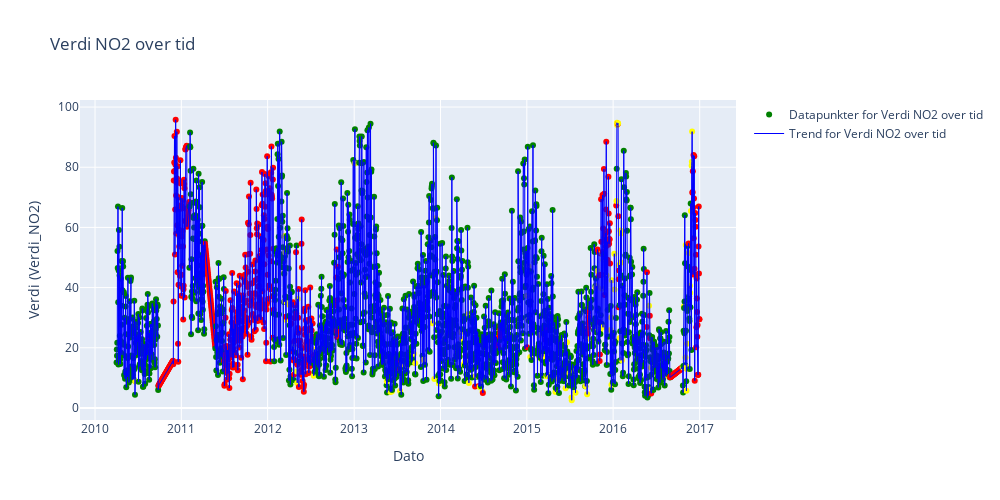
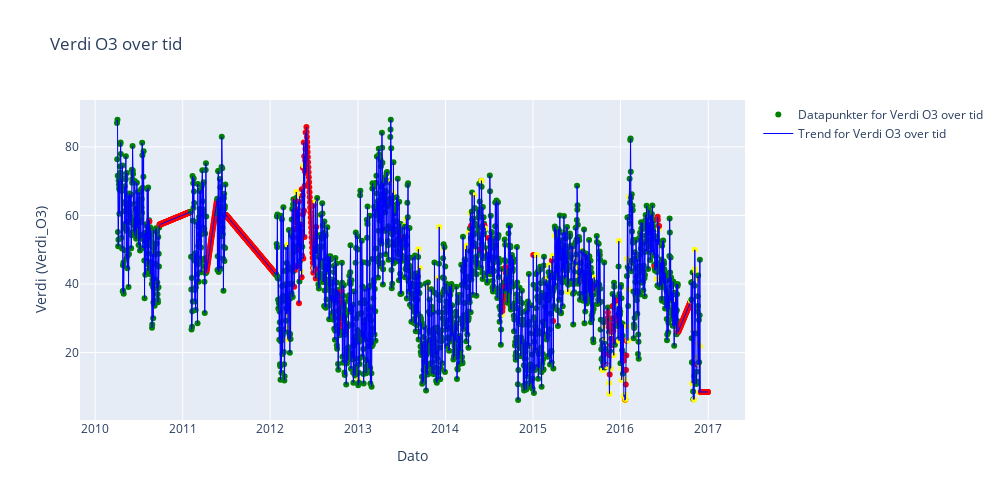
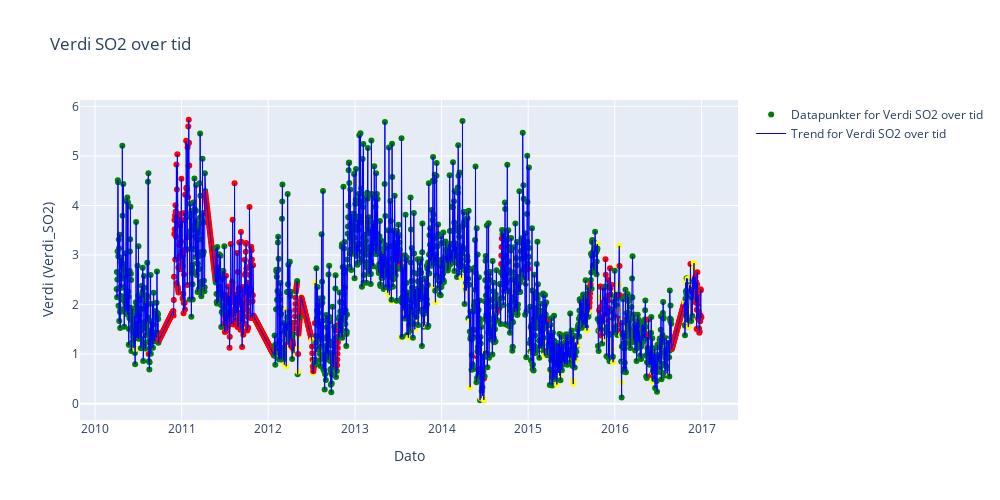

Notebook cell for these charts, in order:
### Markdown cell above
# Visualisering av luftkvalitetsmålinger og datakvalitet (Nilu API)

### Code cell
import json
import sys
import pandas as pd

# Lese JSON-filen
with open("../data/clean_data/niluAPI_clean_data.json", "r", encoding="utf-8") as file:
    data = json.load(file)

df = pd.DataFrame(data)

verdi_kolonne = ['Verdi_NO2', 'Verdi_O3', 'Verdi_SO2']
dekningsgrad_kolonner = ['Dekningsgrad_NO2', 'Dekningsgrad_O3', 'Dekningsgrad_SO2']
tittel = ['Verdi NO2 over tid', 'Verdi O3 over tid', 'Verdi SO2 over tid']


sys.path.insert(0, '../src/')
from frostAPI.data_frostAPI import vis_luftdata
vis_luftdata(df, verdi_kolonne, dekningsgrad_kolonner, tittel, tidskolonne="Dato")

### Figure 1 — Plotly figure (JSON) as saved in the notebook; plotly's stock layout.template omitted (floating-point values rounded to 4 significant figures; data arrays with more than 128 entries replaced by an {"elided": "..."} marker saying what was removed)
{"data": [{"marker": {"color": {"elided": "2466 str values"}, "size": 6}, "mode": "markers", "name": "Datapunkter for Verdi NO2 over tid", "type": "scatter", "x": {"elided": "2466 str values"}, "y": {"elided": "2466 float values"}}, {"line": {"color": "blue", "width": 1}, "mode": "lines", "name": "Trend for Verdi NO2 over tid", "type": "scatter", "x": {"elided": "2466 str values"}, "y": {"elided": "2466 float values"}}], "layout": {"height": 500, "title": {"text": "Verdi NO2 over tid"}, "width": 1000, "xaxis": {"title": {"text": "Dato"}}, "yaxis": {"title": {"text": "Verdi (Verdi_NO2)"}}}}

### Figure 2 — Plotly figure (JSON) as saved in the notebook; plotly's stock layout.template omitted (floating-point values rounded to 4 significant figures; data arrays with more than 128 entries replaced by an {"elided": "..."} marker saying what was removed)
{"data": [{"marker": {"color": {"elided": "2466 str values"}, "size": 6}, "mode": "markers", "name": "Datapunkter for Verdi O3 over tid", "type": "scatter", "x": {"elided": "2466 str values"}, "y": {"elided": "2466 float values"}}, {"line": {"color": "blue", "width": 1}, "mode": "lines", "name": "Trend for Verdi O3 over tid", "type": "scatter", "x": {"elided": "2466 str values"}, "y": {"elided": "2466 float values"}}], "layout": {"height": 500, "title": {"text": "Verdi O3 over tid"}, "width": 1000, "xaxis": {"title": {"text": "Dato"}}, "yaxis": {"title": {"text": "Verdi (Verdi_O3)"}}}}

### Figure 3 — Plotly figure (JSON) as saved in the notebook; plotly's stock layout.template omitted (floating-point values rounded to 4 significant figures; data arrays with more than 128 entries replaced by an {"elided": "..."} marker saying what was removed)
{"data": [{"marker": {"color": {"elided": "2466 str values"}, "size": 6}, "mode": "markers", "name": "Datapunkter for Verdi SO2 over tid", "type": "scatter", "x": {"elided": "2466 str values"}, "y": {"elided": "2466 float values"}}, {"line": {"color": "blue", "width": 1}, "mode": "lines", "name": "Trend for Verdi SO2 over tid", "type": "scatter", "x": {"elided": "2466 str values"}, "y": {"elided": "2466 float values"}}], "layout": {"height": 500, "title": {"text": "Verdi SO2 over tid"}, "width": 1000, "xaxis": {"title": {"text": "Dato"}}, "yaxis": {"title": {"text": "Verdi (Verdi_SO2)"}}}}
